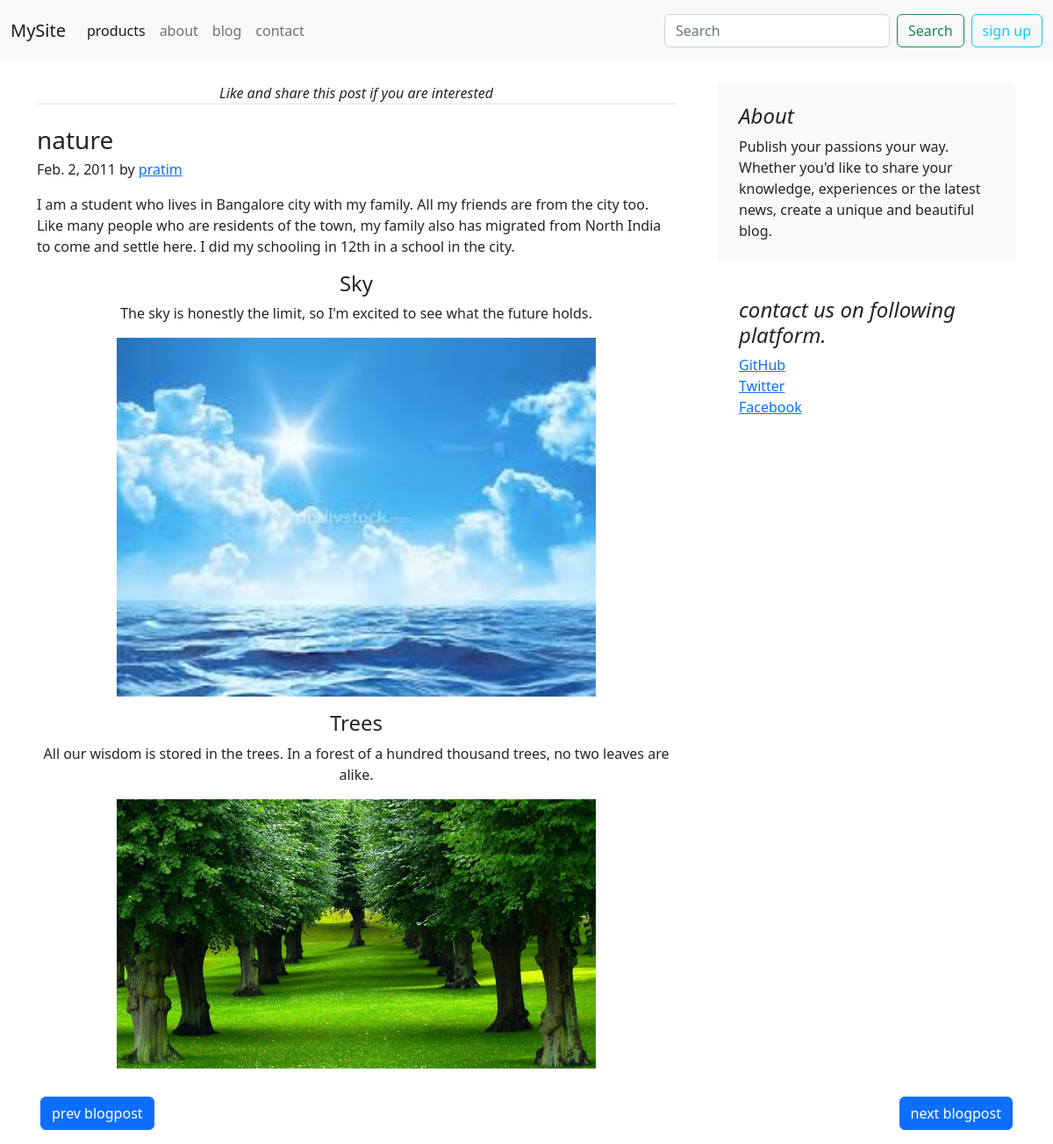
The page /blog/blogpost/1 on the database its author committed.
### vlog/models.py (models this page shows, shortened)
class blug(models.Model):
    bgid = models.AutoField(primary_key=True)
    title = models.CharField(max_length=80,default="title here")
    dt = models.DateField(default=date.today)
    name = models.CharField(max_length=80,default="name here")
    desc = models.CharField(max_length=3000,default="")
    head = models.CharField(max_length=80,default="")
    chead = models.CharField(max_length=3000,default="")
    head2 = models.CharField(max_length=80,default="")
    chead2 = models.CharField(max_length=3000,default="")
    imaz1 = models.ImageField(upload_to="ForBlog",default="")
    imaz2 = models.ImageField(upload_to="ForBlog",default="")

### vlog/views.py (the view)
# urls.py: path("blogpost/<int:myid>",views.vlogpost,name="vlogpost"),
def vlogpost(request,myid):
    vp=blug.objects.filter(bgid=myid)
    tp=blug.objects.all()
    total=len(tp)
    if(myid==total):
        ad=total
    else:
        ad=myid+1
    if(myid==1):
        subt=1
    else:
        subt=myid-1
    param={"vp":vp[0],"ad":ad,"subt":subt,"total":total}
    return render(request,"vlog/vlugpost.html",param)

### vlog/templates/vlog/vlugpost.html (shortened to what this page needs)
{% extends "vlog/base.html" %}
{% block body %}
<div class="container my-3">
    <div class="row g-5">
        <div class="col-md-8">
            <div class="text-center mb-4 mt-2">
                <div class="fst-italic border-bottom">
                    Like and share this post if you are interested
                </div>
            </div>
            <article class="blog-post">
                <h3 class="blog-post-title mb-1">{{vp.title}}</h3>
                <p class="blog-post-meta">{{vp.dt}} by <a href="#">{{vp.name}}</a></p>
                <p>{{vp.desc}}</p>
                <div class="text-center">
                    <h4>{{vp.head}}</h4>
                    <p>{{vp.chead}}</p>
                    <img src="{{ vp.imaz1.url }}" alt="" class="w-75">
                </div>
                <div class="text-center my-3">
                    <h4>{{vp.head2}}</h4>
                    <p>{{vp.chead2}}</p>
                    <img src="{{ vp.imaz2.url }}" alt="" class="w-75">
                </div>
            </article>
        </div>
        <div class="col-md-4">
            <div class="position-sticky mt-2" style="top: 2rem;">
                <div class="p-4 mb-3 bg-light rounded">
                    <h4 class="fst-italic">About</h4>
                    <p class="mb-0">Publish your passions your way. Whether you'd like to share your knowledge,
                        experiences or the latest news, create a unique and beautiful blog.</p>
                </div>
                <div class="p-4">
                    <h4 class="fst-italic">contact us on following platform.</h4>
                    <ol class="list-unstyled">
                        <li><a href="#">GitHub</a></li>
                        <li><a href="#">Twitter</a></li>
                        <li><a href="#">Facebook</a></li>
                    </ol>
                </div>
            </div>
        </div>
    </div>
    <div class="d-flex flex-row justify-content-between my-3">
        <a href="/blog/blogpost/{{subt}}" class="btn btn-primary mx-1">prev blogpost</a>
        <a href="/blog/blogpost/{{ad}}" class="btn btn-primary mx-1">next blogpost</a>
    </div>
</div>
{% endblock %}

### rows shown on the page
blug: title "nature", dt "Feb. 2, 2011", name "pratim", desc "I am a student who lives in Bangalore city with my family. All my friends are from the city too. Like many people who are residents of the town, my family also has migrated from North India to come and settle here. I did my schooling in 12th in a school in the city.", head "Sky", chead "The sky is honestly the limit, so I'm excited to see what the future holds.", imaz1 (picture), head2 "Trees", chead2 "All our wisdom is stored in the trees. In a forest of a hundred thousand trees, no two leaves are alike.", imaz2 (picture)
